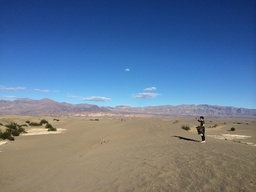
#> input picture Assignment4/pict.jpg, 256 x 192 px, shrunk from 512 x 384 before the run
$ python seam_carving.py -i ../pict.jpg -o out.png
#> lines starting #> are read from the running program, lines starting #| are printed output that depends on the picture
import cv2
import numpy as np
import sys
import argparse

class seam_carving:
    # 构造函数
    def __init__(self, in_file, out_file):
        # initialize parameter
#> called with in_file = '../pict.jpg', out_file = 'out.png'
        self.filename = in_file
        self.filename_out = out_file

        # read in image and store as np.float64 format
        self.in_image = cv2.imread(in_file).astype(np.float64)
        self.in_height, self.in_width = self.in_image.shape[: 2]
#> self.in_height = 192; self.in_width = 256
        # 设置为原图的一半
        self.out_height = self.in_image.shape[0] // 2
#> self.out_height = 96
        self.out_width = self.in_image.shape[1] // 2
#> self.out_width = 128

        # keep tracking resulting image
        self.out_image = np.copy(self.in_image)

        # kernel for forward energy map calculation
        self.kernel_x = np.array([[0., 0., 0.], [-1., 0., 1.], [0., 0., 0.]], dtype=np.float64)
        self.kernel_y_left = np.array([[0., 0., 0.], [0., 0., 1.], [0., -1., 0.]], dtype=np.float64)
        self.kernel_y_right = np.array([[0., 0., 0.], [1., 0., 0.], [0., -1., 0.]], dtype=np.float64)

        # starting program
        self.start()

    def start(self):
        print(self.in_image.shape)
#| (192, 256, 3)
        # 对图像进行缩放
        self.seams_carving()

        # 保存图片
        self.save_picture(self.filename_out)

        print(self.out_image.shape)

    # 改变尺寸
    def seams_carving(self):
        # calculate number of rows and columns needed to be inserted or removed
        delta_row, delta_col = int(self.out_height - self.in_height), int(self.out_width - self.in_width)
#> delta_row = -96; delta_col = -128

        # 判断是要变大还是变小
        # remove column
        if delta_col < 0:
            self.seams_removal(delta_col * -1)
        # insert column
        # elif delta_col > 0:
        #     self.seams_insertion(delta_col)

        # 翻转变大or变小
        # remove row
        if delta_row < 0:
            self.out_image = self.rotate_image(self.out_image, 1)
            self.seams_removal(delta_row * -1)
            self.out_image = self.rotate_image(self.out_image, 0)
        # [7 lines of commented-out code are left out]
    def seams_removal(self, num_pixel):
#> called with num_pixel = 128
        for _ in range(num_pixel):
            # 能量图
            energy_map = self.calc_energy_map()
            # 动态规划标记dp数组
            dp, path = self.cumulative_map_forward(energy_map)
            # 逆向找能量和最小的一条路
            seam_idx = self.find_seam(dp, path)
            # 删除能量和最小的路
            self.delete_seam(seam_idx)
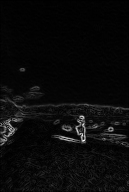
#> energy_map: shape (192, 129) float64; min 0, max 11410, mean 492.4; drawn with min black and max white

     # 计算能量图
    def calc_energy_map(self):
        b, g, r = cv2.split(self.out_image)
        b_energy = np.absolute(cv2.Scharr(b, -1, 1, 0)) + np.absolute(cv2.Scharr(b, -1, 0, 1))
        g_energy = np.absolute(cv2.Scharr(g, -1, 1, 0)) + np.absolute(cv2.Scharr(g, -1, 0, 1))
        r_energy = np.absolute(cv2.Scharr(r, -1, 1, 0)) + np.absolute(cv2.Scharr(r, -1, 0, 1))
        return b_energy + g_energy + r_energy

    # 动态规划填写dp数组以及记录由来方向
    # 输入：能量图
    # 输出：动态规划数组、回溯路径数组
    def cumulative_map_forward(self, energy_map):
        m, n = energy_map.shape
        dp = np.copy(energy_map)
        # 记录从哪来的，-1左上，0上，1右上
        path = np.zeros((m, n))
        # 从上到下
        for i in range(1, m):
            for j in range(n):
                # 第一列没有左上
                if j == 0:
                    # 取上
                    if energy_map[i - 1, j] < energy_map[i - 1, j + 1]:
                        path[i, j] = 0
                        dp[i, j] = energy_map[i, j] + energy_map[i - 1, j]
                    # 取右上
                    else:
                        path[i, j] = 1
                        dp[i, j] = energy_map[i, j] + energy_map[i - 1, j + 1]
                # 最后一列没有右上
                elif j == n - 1:
                    # 取左上
                    if energy_map[i - 1, j - 1] < energy_map[i - 1, j]:
                        path[i, j] = -1
                        dp[i, j] = energy_map[i, j] + energy_map[i - 1, j - 1]
                    # 取上
                    else:
                        path[i, j] = 0
                        dp[i, j] = energy_map[i, j] + energy_map[i - 1, j]
                # 中间的有三个来源方向
                else:
                    # 取左上
                    if energy_map[i - 1, j - 1] < min(energy_map[i - 1, j], energy_map[i - 1, j + 1]):
                        path[i, j] = -1
                        dp[i, j] = energy_map[i, j] + energy_map[i - 1, j - 1]
                    # 取上
                    elif energy_map[i - 1, j] < energy_map[i - 1, j + 1]:
                        path[i, j] = 0
                        dp[i, j] = energy_map[i, j] + energy_map[i - 1, j]
                    # 取右上
                    else:
                        path[i, j] = 1
                        dp[i, j] = energy_map[i, j] + energy_map[i - 1, j + 1]
        return dp, path

    # 通过回溯路径数组找seam位于每行的第几列
    # 输入：动态规划数组、回溯数组
    # 输出：seam位于每行的列号数组
    def find_seam(self, dp, path):
        m, n = dp.shape
        seam_idx = np.zeros((m, ), dtype=np.uint32)
        # 终点最小值对应的索引
        seam_idx[-1] = np.argmin(dp[-1])
        # 逆向寻找最小的路径
        for i in range(m - 2, -1, -1):
            j = seam_idx[i + 1]
            seam_idx[i] = j + path[i, j]

        return seam_idx

    # 删除seam上的像素
    # 输入：seam位于每行的列号数组
    # 输出：无
    def delete_seam(self, seam_idx):
        m, n = self.out_image.shape[: 2]
        # 少一列
        ans = np.zeros((m, n - 1, 3))

        for i in range(m):
            j = seam_idx[i]
            ans[i, :, 0] = np.delete(self.out_image[i, :, 0], [j])
            ans[i, :, 1] = np.delete(self.out_image[i, :, 1], [j])
            ans[i, :, 2] = np.delete(self.out_image[i, :, 2], [j])

        self.out_image = np.copy(ans)

    # 旋转图片
    def rotate_image(self, image, ccw):
#> called with ccw = 1
        m, n, ch = image.shape
#> m = 192; n = 128; ch = 3
        output = np.zeros((n, m, ch))
        if ccw:
            image_flip = np.fliplr(image)
            for c in range(ch):
                for row in range(m):
                    output[:, row, c] = image_flip[row, :, c]
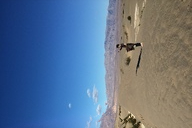
#> output: shape (128, 192, 3) float64; mean of channels 0, 1, 2 143, 115.9, 94.6; drawn as B, G, R
#> call 2 of seams_removal, with num_pixel = 96
#> the loop in seams_removal (call 2), `for _ in range(num_pixel):` made 96 passes
#> pass 1, in calc_energy_map (call 129), `b, g, r = cv2.split(self.out_image)`:
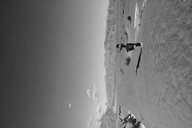
#> g: shape (128, 192) float64; min 0, max 227, mean 115.9
#> pass 1, in calc_energy_map (call 129), `b, g, r = cv2.split(self.out_image)`:
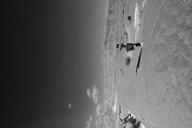
#> r: shape (128, 192) float64; min 3, max 244, mean 94.6
#> pass 1, in calc_energy_map (call 129), `b_energy = np.absolute(cv2.Scharr(b, -1, 1, 0)) + np.absolute(cv2.Scha..`:
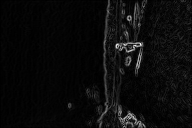
#> b_energy: shape (128, 192) float64; min 0, max 3582, mean 163.1; drawn with min black and max white
#> after the loop in seams_removal (call 2), `for _ in range(num_pixel):`:
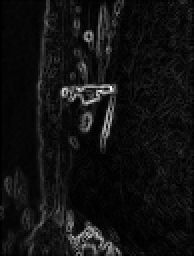
#> energy_map: shape (128, 97) float64 (shown 2 times larger); min 0, max 11410, mean 802.6; drawn with min black and max white
#> call 2 of rotate_image, with ccw = 0
#> after the loop in rotate_image (call 2), `for c in range(ch):`:
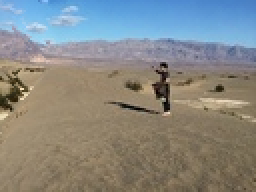
#> output: shape (96, 128, 3) float64 (shown 2 times larger); mean of channels 0, 1, 2 132.9, 136.4, 134.5; drawn as B, G, R
        else:
            for c in range(ch):
                for row in range(m):
                    output[:, m - 1 - row, c] = image[row, :, c]
        return output

    # 保存文件
    def save_picture(self, filename):
#> called with filename = 'out.png'
        cv2.imwrite(filename, self.out_image)


# filename = 'E:\\xx\\algorithm_design_analysis\\Assignment4\\pict.jpg'
# filename_out = 'E:\\xx\\algorithm_design_analysis\\Assignment4\\pict_resize.jpg'

# obj = seam_carving(filename)

if __name__ == '__main__':
    parser = argparse.ArgumentParser(description='命令行参数')
    parser.add_argument('--in', '-i', type=str, help='输入图片文件路径', required=True)
    parser.add_argument('--out', '-o', type=str, help='输出图片文件路径', required=True)

    args =  vars(parser.parse_args())

    in_file = args['in']
    out_file = args['out']

    obj = seam_carving(in_file, out_file)
#| (96, 128, 3)
